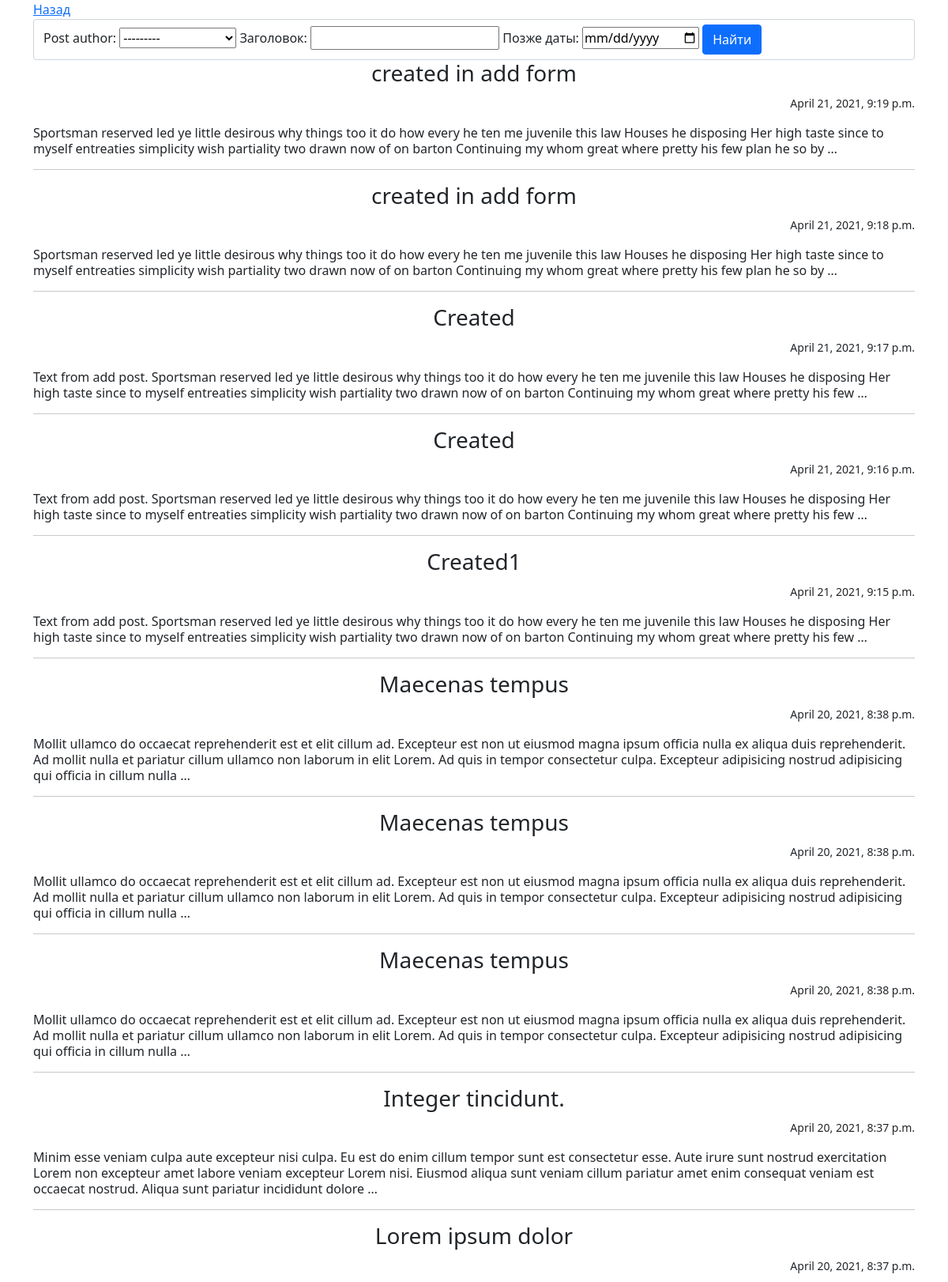
The app's page /search/ (upper part) with its own data.
### news/models.py (models this page shows, shortened)
class Post(models.Model):
    post_author = models.ForeignKey(Author, on_delete=models.CASCADE)
    post_choice = models.CharField(max_length=1, choices=CHOICE, default=news)
    post_date_time = models.DateTimeField(auto_now_add=True)
    post_category = models.ManyToManyField(Category, through='PostCategory')
    post_title = models.CharField(max_length=255)
    post_text = models.TextField()
    post_rating = models.IntegerField(default=0)

### news/views.py (the view)
# urls.py: path('search/', Search.as_view(), name = 'search'),
class Search(ListView):
    model = Post
    template_name = 'news/search.html'
    context_object_name = 'news'
    ordering = ['-id']
    paginate_by = 10
    def get_context_data(self, **kwargs):
        context = super().get_context_data(**kwargs)
        context['filter'] = PostFilter(self.request.GET, queryset=self.get_queryset())
        context['categories'] = Category.objects.all()
        return context

### news/templatetags/custom_filters.py (called while the page is built)
@register.filter(
    name='censor')  # регистрируем наш фильтр под именем multiply, чтоб django понимал, что это именно фильтр, а не простая функция
def censor(
        value):  # первый аргумент здесь это то значение, к которому надо применить фильтр, второй аргумент — это аргумент фильтра, т.е. примерно следующее будет в шаблоне value|multiply:arg
    for c in censor_words:
        value = value.replace(c, '!@#$%')
    return value

### templates/news/search.html (shortened to what this page needs)
{% extends 'news/default.html' %}
{% load custom_filters %}
{% block content %}
<a href="{% url 'news' %}">Назад</a>
<form method="GET">
        <div class ="col form-control ">
            {{ filter.form }}
            <input type="submit" class="btn btn-primary" value="Найти">
        </div>
</form>
{% for post in filter.qs%}
    <h3 class = "text-center fw-light">{{ post.post_title|censor }}</h3>
    <p class="text-end"><small>{{ post.post_date_time }}</small></p>
    <p class="lh-sm">{{ post.post_text|censor|truncatewords:50  }}</p>
    <hr>
{% endfor %}
{% endblock content %}

### records on screen
Post: post_title|censor "created in add form", post_date_time "April 21, 2021, 9:19 p.m.", post_text|censor "Sportsman reserved led ye little desirous why things too it do how every he ten me juvenile this law Houses he disposing Her high taste since to myself entreaties simplicity wish partiality two drawn now of on barton Continuing my whom great where pretty his few plan he so by …"
Post: post_title|censor "created in add form", post_date_time "April 21, 2021, 9:18 p.m.", post_text|censor "Sportsman reserved led ye little desirous why things too it do how every he ten me juvenile this law Houses he disposing Her high taste since to myself entreaties simplicity wish partiality two drawn now of on barton Continuing my whom great where pretty his few plan he so by …"
Post: post_title|censor "Created", post_date_time "April 21, 2021, 9:17 p.m.", post_text|censor "Text from add post. Sportsman reserved led ye little desirous why things too it do how every he ten me juvenile this law Houses he disposing Her high taste since to myself entreaties simplicity wish partiality two drawn now of on barton Continuing my whom great where pretty his few …"
Post: post_title|censor "Created", post_date_time "April 21, 2021, 9:16 p.m.", post_text|censor "Text from add post. Sportsman reserved led ye little desirous why things too it do how every he ten me juvenile this law Houses he disposing Her high taste since to myself entreaties simplicity wish partiality two drawn now of on barton Continuing my whom great where pretty his few …"
Post: post_title|censor "Created1", post_date_time "April 21, 2021, 9:15 p.m.", post_text|censor "Text from add post. Sportsman reserved led ye little desirous why things too it do how every he ten me juvenile this law Houses he disposing Her high taste since to myself entreaties simplicity wish partiality two drawn now of on barton Continuing my whom great where pretty his few …"
Post: post_title|censor "Maecenas tempus", post_date_time "April 20, 2021, 8:38 p.m.", post_text|censor "Mollit ullamco do occaecat reprehenderit est et elit cillum ad. Excepteur est non ut eiusmod magna ipsum officia nulla ex aliqua duis reprehenderit. Ad mollit nulla et pariatur cillum ullamco non laborum in elit Lorem. Ad quis in tempor consectetur culpa. Excepteur adipisicing nostrud adipisicing qui officia in cillum nulla …"
Post: post_title|censor "Maecenas tempus", post_date_time "April 20, 2021, 8:38 p.m.", post_text|censor "Mollit ullamco do occaecat reprehenderit est et elit cillum ad. Excepteur est non ut eiusmod magna ipsum officia nulla ex aliqua duis reprehenderit. Ad mollit nulla et pariatur cillum ullamco non laborum in elit Lorem. Ad quis in tempor consectetur culpa. Excepteur adipisicing nostrud adipisicing qui officia in cillum nulla …"
Post: post_title|censor "Maecenas tempus", post_date_time "April 20, 2021, 8:38 p.m.", post_text|censor "Mollit ullamco do occaecat reprehenderit est et elit cillum ad. Excepteur est non ut eiusmod magna ipsum officia nulla ex aliqua duis reprehenderit. Ad mollit nulla et pariatur cillum ullamco non laborum in elit Lorem. Ad quis in tempor consectetur culpa. Excepteur adipisicing nostrud adipisicing qui officia in cillum nulla …"
Post: post_title|censor "Integer tincidunt.", post_date_time "April 20, 2021, 8:37 p.m.", post_text|censor "Minim esse veniam culpa aute excepteur nisi culpa. Eu est do enim cillum tempor sunt est consectetur esse. Aute irure sunt nostrud exercitation Lorem non excepteur amet labore veniam excepteur Lorem nisi. Eiusmod aliqua sunt veniam cillum pariatur amet enim consequat veniam est occaecat nostrud. Aliqua sunt pariatur incididunt dolore …"
Post: post_title|censor "Lorem ipsum dolor", post_date_time "April 20, 2021, 8:37 p.m."
